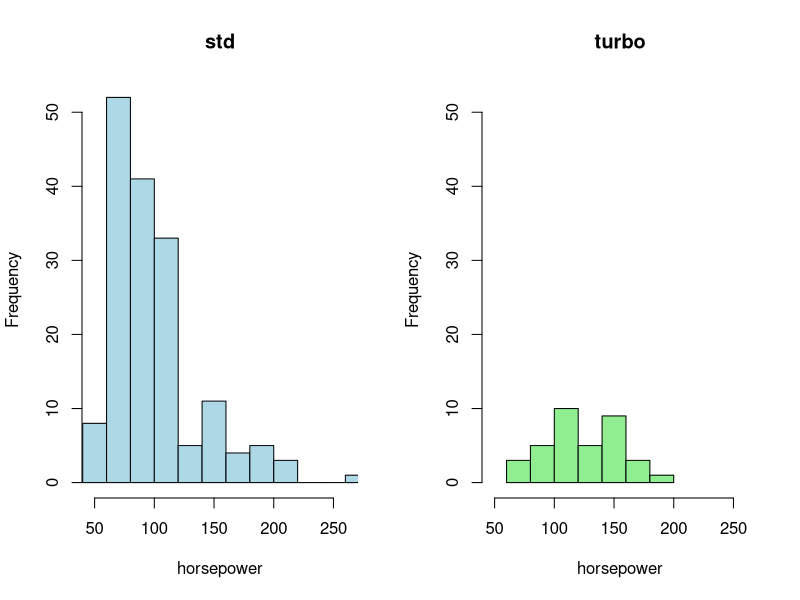

Reproduce this figure in R.
## ---- chunk 1
knitr::opts_chunk$set(echo = TRUE)
## ---- chunk 2
#učitavanje libraryja
library(dplyr)

## ---- chunk 3

# Učitavanje dataseta
my_cars <- read.csv("car_specifications.csv")
## ---- chunk 4

dim(my_cars)

names(my_cars)

## ---- chunk 5

head(my_cars)

## ---- chunk 6
summary.result1 <- my_cars %>% 
  group_by(aspiration) %>% 
  summarise(
    count = n(),
    mean_horsepower = mean(horsepower, na.rm = TRUE),
    median_horsepower = median(horsepower, na.rm = TRUE),
    sd_horsepower = sd(horsepower, na.rm = TRUE),
    min_horsepower = min(horsepower, na.rm = TRUE),
    max_horsepower = max(horsepower, na.rm = TRUE),
    q25 = quantile(horsepower, 0.25, na.rm = TRUE),
    q75 = quantile(horsepower, 0.75, na.rm = TRUE)
  )

summary.result1

## ---- chunk 7
clean_horsepower_std <- na.omit(my_cars[my_cars$aspiration == "std", ]$horsepower)
clean_horsepower_turbo <- na.omit(my_cars[my_cars$aspiration == "turbo", ]$horsepower)

xrange <- range(c(clean_horsepower_std, clean_horsepower_turbo))

ymax <- max(
  hist(clean_horsepower_std, plot = FALSE)$counts,
  hist(clean_horsepower_turbo, plot = FALSE)$counts
)

par(mfrow = c(1, 2))

hist(clean_horsepower_std,
     main = "std",
     xlab = "horsepower",
     ylab = "Frequency",
     col = "lightblue",
     border = "black",
     xlim = xrange,
     ylim = c(0, ymax))

hist(clean_horsepower_turbo,
     main = "turbo",
     xlab = "horsepower",
     ylab = "Frequency",
     col = "lightgreen",
     border = "black",
     xlim = xrange,
     ylim = c(0, ymax))

